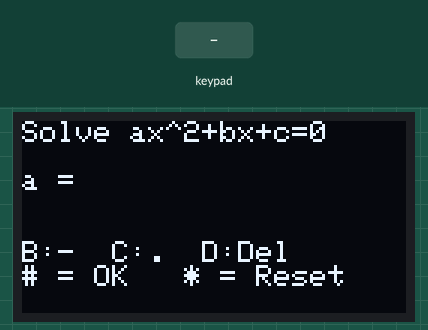
Recording of a sketch running on a simulated ESP32. Parts: 128×64 one-colour display. Inputs (shaded band) come from the test bench.

Above: at 1.2 s.
1.3 s: keypad keys 1 3 1 2 1 4 2 7 # pressed 0.4 s apart
At 5.4 s:
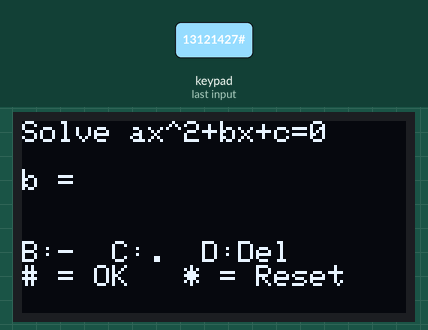
6.4 s: key '#' pressed
7.9 s: keypad keys 2 6 2 5 3 3 3 2 # pressed 0.4 s apart
At 11.6 s:
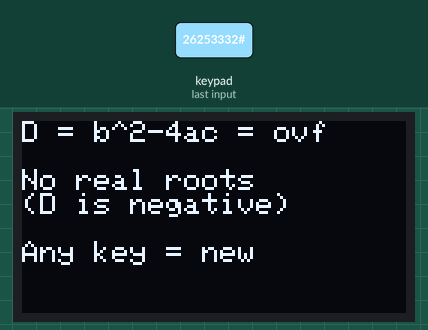
13.0 s: key '1' pressed
At 14.1 s:
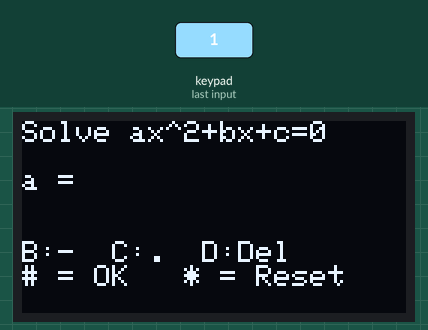
Timing chart, 0 to 15.5 s (numbered marks = the images above; inputs shaded):
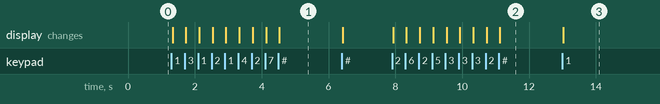

Measured:
- after the input at 1.3 s, the display: first changes at once (image 1 shows a later state)
- after the input at 7.9 s, the display: first changes at once (image 2 shows a later state)
- after the input at 13.0 s, the display: changes at once (image 3)

The sketch:

P07_Quadratic_Solver.ino
```cpp
#include <Wire.h>
#include <Adafruit_GFX.h>
#include <Adafruit_SSD1306.h>
#include <Keypad.h>

#define SCREEN_WIDTH 128
#define SCREEN_HEIGHT 64
Adafruit_SSD1306 display(SCREEN_WIDTH, SCREEN_HEIGHT, &Wire, -1);

const byte ROWS = 4;
const byte COLS = 4;
char keys[ROWS][COLS] = {
  {'1','2','3','A'},
  {'4','5','6','B'},
  {'7','8','9','C'},
  {'*','0','#','D'}
};
byte rowPins[ROWS] = {13, 12, 14, 27};
byte colPins[COLS] = {26, 25, 33, 32};
Keypad keypad = Keypad(makeKeymap(keys), rowPins, colPins, ROWS, COLS);

// ---------- NEW: QUADRATIC SOLVER STATE ----------
// Solves  a x^2 + b x + c = 0
String currentInput = "";
double a = 0, b = 0, c = 0;
int stage = 1;   // 1 = typing a, 2 = typing b, 3 = typing c, 4 = result

void setup() {
  Serial.begin(115200);
  if (!display.begin(SSD1306_SWITCHCAPVCC, 0x3C)) {
    Serial.println("OLED not found");
    while (true);
  }
  display.setTextColor(SSD1306_WHITE);
  showScreen();
}

void loop() {
  char key = keypad.getKey();
  if (!key) return;

  if (key == '*' || stage == 4) {      // * clears; any key after a result too
    resetSolver();
    return;
  }

  if (key >= '0' && key <= '9') {
    if (currentInput.length() < 8) currentInput += key;
  }
  else if (key == 'B') {               // B = minus sign, only at the start
    if (currentInput.length() == 0) currentInput = "-";
  }
  else if (key == 'C') {               // C = decimal point, only once
    if (currentInput.indexOf('.') == -1) currentInput += '.';
  }
  else if (key == 'D') {               // D = delete the last character
    if (currentInput.length() > 0) {
      currentInput.remove(currentInput.length() - 1);
    }
  }
  else if (key == '#') {               // # = this number is finished
    double value = currentInput.toDouble();
    if (stage == 1) a = value;
    if (stage == 2) b = value;
    if (stage == 3) c = value;
    currentInput = "";
    stage++;
  }
  showScreen();
}

void showScreen() {
  display.clearDisplay();
  display.setTextSize(1);
  display.setCursor(0, 0);

  if (stage <= 3) {
    display.println("Solve ax^2+bx+c=0");
    display.println("");
    if (stage == 1) display.print("a = ");
    if (stage == 2) display.print("b = ");
    if (stage == 3) display.print("c = ");
    display.setTextSize(2);
    display.println(currentInput);
    display.setTextSize(1);
    display.println("");
    display.println("B:-  C:.  D:Del");
    display.println("# = OK   * = Reset");
  } else {
    solve();
  }
  display.display();
}

void solve() {
  if (a == 0) {                         // not a quadratic equation
    display.println("a = 0: this is not");
    display.println("a quadratic equation");
    if (b != 0) {
      display.println("");
      display.println("Linear answer:");
      display.print("x = ");
      display.println(-c / b, 3);
    }
    return;
  }

  double D = b * b - 4 * a * c;         // the discriminant
  if (fabs(D) < 0.000001) D = 0;        // tiny rounding error: treat as 0
  display.print("D = b^2-4ac = ");
  display.println(D, 2);
  display.println("");

  if (D == 0) {                         // one root
    double x = -b / (2 * a);
    display.println("One real root:");
    display.print("x = ");
    display.println(x, 3);
  }
  else if (D > 0) {                     // two different real roots
    double x1 = (-b + sqrt(D)) / (2 * a);
    double x2 = (-b - sqrt(D)) / (2 * a);
    display.println("Two real roots:");
    display.print("x1 = ");
    display.println(x1, 3);
    display.print("x2 = ");
    display.println(x2, 3);
  }
  else {                                // D < 0
    display.println("No real roots");
    display.println("(D is negative)");
  }
  display.println("");
  display.println("Any key = new");
}

void resetSolver() {
  currentInput = "";
  a = 0;
  b = 0;
  c = 0;
  stage = 1;
  showScreen();
}
```
